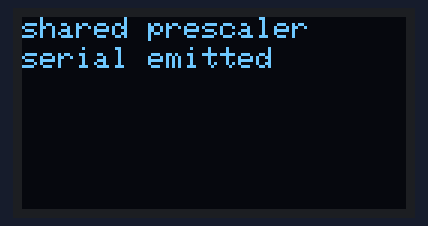
This sketch was run on a simulated Arduboy, built with avr-gcc and run on an emulated ATmega32U4. On the bench: 128×64 one-colour display. What the sketch prints to the serial monitor is not drawn.

Above: at 0.1 s.

The sketch:

timer_shared_prescaler.ino
```cpp
#include <Arduboy2.h>

#include <avr/interrupt.h>
#include <avr/io.h>
#include <stdint.h>

#ifndef PSRSYNC
#define PSRSYNC 0
#endif

#ifndef TSM
#define TSM 7
#endif

Arduboy2 arduboy;

static constexpr uint8_t RESULT_VALUE_CAPACITY = 10;

struct result_t
{
  const char* label;
  uint8_t count;
  uint16_t value[RESULT_VALUE_CAPACITY];
  uint16_t flags;
};

static result_t results[8];
static uint8_t result_count;

static result_t& next_result(const char* label, uint8_t count)
{
  result_t& r = results[result_count++];
  r.label = label;
  r.count = count;
  r.flags = 0;
  for(uint8_t i = 0; i < RESULT_VALUE_CAPACITY; ++i)
    r.value[i] = 0;
  return r;
}

static void wait_for_serial()
{
  Serial.begin(9600);
  uint32_t const start = millis();
  while(!Serial && millis() - start < 5000)
  {
  }
  delay(50);
}

static void emit_result(result_t const& r)
{
  Serial.print(r.label);
  Serial.print(',');
  Serial.print(r.count);
  for(uint8_t i = 0; i < r.count; ++i)
  {
    Serial.print(',');
    Serial.print(r.value[i]);
  }
  Serial.print(',');
  Serial.println(r.flags);
}

static void emit_results()
{
  Serial.println(F("ARDENS_TIMER_SHARED_PRESCALER,1"));
  Serial.print(F("meta,f_cpu,"));
  Serial.println(F_CPU);
  Serial.print(F("meta,gtccr_tsm_psrsync,"));
  Serial.println(uint8_t(_BV(TSM) | _BV(PSRSYNC)));

  for(uint8_t i = 0; i < result_count; ++i)
    emit_result(results[i]);

  Serial.println(F("END"));
}

static void stop_timer0()
{
  TCCR0A = 0;
  TCCR0B = 0;
  TIMSK0 = 0;
  TIFR0 = 0xff;
}

static void stop_timer1()
{
  TCCR1A = 0;
  TCCR1B = 0;
  TCCR1C = 0;
  TIMSK1 = 0;
  TIFR1 = 0xff;
}

static void stop_timer3()
{
  TCCR3A = 0;
  TCCR3B = 0;
  TCCR3C = 0;
  TIMSK3 = 0;
  TIFR3 = 0xff;
}

static void stop_sync_timers()
{
  GTCCR = 0;
  stop_timer0();
  stop_timer1();
  stop_timer3();
}

static void measure_tsm_hold_release()
{
  result_t& r = next_result("tsm_hold_release_div8", 6);
  uint8_t hold0, run0;
  uint16_t hold1, hold3, run1, run3;

  asm volatile(
    "ldi r18, 0\n\t"
    "sts %[gtccr], r18\n\t"
    "sts %[timsk0], r18\n\t"
    "sts %[timsk1], r18\n\t"
    "sts %[timsk3], r18\n\t"
    "sts %[tccr0a], r18\n\t"
    "sts %[tccr0b], r18\n\t"
    "sts %[tccr1a], r18\n\t"
    "sts %[tccr1b], r18\n\t"
    "sts %[tccr1c], r18\n\t"
    "sts %[tccr3a], r18\n\t"
    "sts %[tccr3b], r18\n\t"
    "sts %[tccr3c], r18\n\t"
    "ldi r18, 255\n\t"
    "sts %[tifr0], r18\n\t"
    "sts %[tifr1], r18\n\t"
    "sts %[tifr3], r18\n\t"
    "ldi r18, 129\n\t"
    "sts %[gtccr], r18\n\t"
    "ldi r18, 0\n\t"
    "sts %[tcnt0], r18\n\t"
    "sts %[tcnt1h], r18\n\t"
    "sts %[tcnt1l], r18\n\t"
    "sts %[tcnt3h], r18\n\t"
    "sts %[tcnt3l], r18\n\t"
    "ldi r18, 2\n\t"
    "sts %[tccr0b], r18\n\t"
    "sts %[tccr1b], r18\n\t"
    "sts %[tccr3b], r18\n\t"
    ".rept 96\n\t"
    "nop\n\t"
    ".endr\n\t"
    "lds %[hold0], %[tcnt0]\n\t"
    "lds %A[hold1], %[tcnt1l]\n\t"
    "lds %B[hold1], %[tcnt1h]\n\t"
    "lds %A[hold3], %[tcnt3l]\n\t"
    "lds %B[hold3], %[tcnt3h]\n\t"
    "ldi r18, 0\n\t"
    "sts %[gtccr], r18\n\t"
    ".rept 56\n\t"
    "nop\n\t"
    ".endr\n\t"
    "lds %[run0], %[tcnt0]\n\t"
    "lds %A[run1], %[tcnt1l]\n\t"
    "lds %B[run1], %[tcnt1h]\n\t"
    "lds %A[run3], %[tcnt3l]\n\t"
    "lds %B[run3], %[tcnt3h]\n\t"
    : [hold0] "=&r" (hold0), [hold1] "=&r" (hold1), [hold3] "=&r" (hold3),
      [run0] "=&r" (run0), [run1] "=&r" (run1), [run3] "=&r" (run3)
    : [gtccr] "n" (_SFR_MEM_ADDR(GTCCR)),
      [timsk0] "n" (_SFR_MEM_ADDR(TIMSK0)),
      [timsk1] "n" (_SFR_MEM_ADDR(TIMSK1)),
      [timsk3] "n" (_SFR_MEM_ADDR(TIMSK3)),
      [tifr0] "n" (_SFR_MEM_ADDR(TIFR0)),
      [tifr1] "n" (_SFR_MEM_ADDR(TIFR1)),
      [tifr3] "n" (_SFR_MEM_ADDR(TIFR3)),
      [tccr0a] "n" (_SFR_MEM_ADDR(TCCR0A)),
      [tccr0b] "n" (_SFR_MEM_ADDR(TCCR0B)),
      [tccr1a] "n" (_SFR_MEM_ADDR(TCCR1A)),
      [tccr1b] "n" (_SFR_MEM_ADDR(TCCR1B)),
      [tccr1c] "n" (_SFR_MEM_ADDR(TCCR1C)),
      [tccr3a] "n" (_SFR_MEM_ADDR(TCCR3A)),
      [tccr3b] "n" (_SFR_MEM_ADDR(TCCR3B)),
      [tccr3c] "n" (_SFR_MEM_ADDR(TCCR3C)),
      [tcnt0] "n" (_SFR_MEM_ADDR(TCNT0)),
      [tcnt1l] "n" (_SFR_MEM_ADDR(TCNT1L)),
      [tcnt1h] "n" (_SFR_MEM_ADDR(TCNT1H)),
      [tcnt3l] "n" (_SFR_MEM_ADDR(TCNT3L)),
      [tcnt3h] "n" (_SFR_MEM_ADDR(TCNT3H))
    : "r18", "memory");

  r.value[0] = hold0;
  r.value[1] = hold1;
  r.value[2] = hold3;
  r.value[3] = run0;
  r.value[4] = run1;
  r.value[5] = run3;
}

static void measure_staggered_start_div64()
{
  result_t& r = next_result("staggered_start_div64", 8);
  uint8_t t0a, t0b, t0c;
  uint16_t t1a, t1b, t3b, t1c, t3c;

  asm volatile(
    "ldi r18, 0\n\t"
    "sts %[gtccr], r18\n\t"
    "sts %[timsk0], r18\n\t"
    "sts %[timsk1], r18\n\t"
    "sts %[timsk3], r18\n\t"
    "sts %[tccr0a], r18\n\t"
    "sts %[tccr0b], r18\n\t"
    "sts %[tccr1a], r18\n\t"
    "sts %[tccr1b], r18\n\t"
    "sts %[tccr1c], r18\n\t"
    "sts %[tccr3a], r18\n\t"
    "sts %[tccr3b], r18\n\t"
    "sts %[tccr3c], r18\n\t"
    "ldi r18, 255\n\t"
    "sts %[tifr0], r18\n\t"
    "sts %[tifr1], r18\n\t"
    "sts %[tifr3], r18\n\t"
    "ldi r18, 0\n\t"
    "sts %[tcnt0], r18\n\t"
    "sts %[tcnt1h], r18\n\t"
    "sts %[tcnt1l], r18\n\t"
    "sts %[tcnt3h], r18\n\t"
    "sts %[tcnt3l], r18\n\t"
    "ldi r18, 1\n\t"
    "sts %[gtccr], r18\n\t"
    "ldi r18, 3\n\t"
    "sts %[tccr0b], r18\n\t"
    ".rept 50\n\t"
    "nop\n\t"
    ".endr\n\t"
    "sts %[tccr1b], r18\n\t"
    ".rept 12\n\t"
    "nop\n\t"
    ".endr\n\t"
    "lds %[t0a], %[tcnt0]\n\t"
    "lds %A[t1a], %[tcnt1l]\n\t"
    "lds %B[t1a], %[tcnt1h]\n\t"
    "sts %[tccr3b], r18\n\t"
    ".rept 48\n\t"
    "nop\n\t"
    ".endr\n\t"
    "lds %[t0b], %[tcnt0]\n\t"
    "lds %A[t1b], %[tcnt1l]\n\t"
    "lds %B[t1b], %[tcnt1h]\n\t"
    "lds %A[t3b], %[tcnt3l]\n\t"
    "lds %B[t3b], %[tcnt3h]\n\t"
    ".rept 64\n\t"
    "nop\n\t"
    ".endr\n\t"
    "lds %[t0c], %[tcnt0]\n\t"
    "lds %A[t1c], %[tcnt1l]\n\t"
    "lds %B[t1c], %[tcnt1h]\n\t"
    "lds %A[t3c], %[tcnt3l]\n\t"
    "lds %B[t3c], %[tcnt3h]\n\t"
    : [t0a] "=&r" (t0a), [t1a] "=&r" (t1a),
      [t0b] "=&r" (t0b), [t1b] "=&r" (t1b), [t3b] "=&r" (t3b),
      [t0c] "=&r" (t0c), [t1c] "=&r" (t1c), [t3c] "=&r" (t3c)
    : [gtccr] "n" (_SFR_MEM_ADDR(GTCCR)),
      [timsk0] "n" (_SFR_MEM_ADDR(TIMSK0)),
      [timsk1] "n" (_SFR_MEM_ADDR(TIMSK1)),
      [timsk3] "n" (_SFR_MEM_ADDR(TIMSK3)),
      [tifr0] "n" (_SFR_MEM_ADDR(TIFR0)),
      [tifr1] "n" (_SFR_MEM_ADDR(TIFR1)),
      [tifr3] "n" (_SFR_MEM_ADDR(TIFR3)),
      [tccr0a] "n" (_SFR_MEM_ADDR(TCCR0A)),
      [tccr0b] "n" (_SFR_MEM_ADDR(TCCR0B)),
      [tccr1a] "n" (_SFR_MEM_ADDR(TCCR1A)),
      [tccr1b] "n" (_SFR_MEM_ADDR(TCCR1B)),
      [tccr1c] "n" (_SFR_MEM_ADDR(TCCR1C)),
      [tccr3a] "n" (_SFR_MEM_ADDR(TCCR3A)),
      [tccr3b] "n" (_SFR_MEM_ADDR(TCCR3B)),
      [tccr3c] "n" (_SFR_MEM_ADDR(TCCR3C)),
      [tcnt0] "n" (_SFR_MEM_ADDR(TCNT0)),
      [tcnt1l] "n" (_SFR_MEM_ADDR(TCNT1L)),
      [tcnt1h] "n" (_SFR_MEM_ADDR(TCNT1H)),
      [tcnt3l] "n" (_SFR_MEM_ADDR(TCNT3L)),
      [tcnt3h] "n" (_SFR_MEM_ADDR(TCNT3H))
    : "r18", "memory");

  r.value[0] = t0a;
  r.value[1] = t1a;
  r.value[2] = t0b;
  r.value[3] = t1b;
  r.value[4] = t3b;
  r.value[5] = t0c;
  r.value[6] = t1c;
  r.value[7] = t3c;
}

static void measure_psrsync_while_running()
{
  result_t& r = next_result("psrsync_while_running", 9);
  uint8_t t0a, t0b, t0c;
  uint16_t t1a, t3a, t1b, t3b, t1c, t3c;

  asm volatile(
    "ldi r18, 0\n\t"
    "sts %[gtccr], r18\n\t"
    "sts %[timsk0], r18\n\t"
    "sts %[timsk1], r18\n\t"
    "sts %[timsk3], r18\n\t"
    "sts %[tccr0a], r18\n\t"
    "sts %[tccr0b], r18\n\t"
    "sts %[tccr1a], r18\n\t"
    "sts %[tccr1b], r18\n\t"
    "sts %[tccr1c], r18\n\t"
    "sts %[tccr3a], r18\n\t"
    "sts %[tccr3b], r18\n\t"
    "sts %[tccr3c], r18\n\t"
    "ldi r18, 255\n\t"
    "sts %[tifr0], r18\n\t"
    "sts %[tifr1], r18\n\t"
    "sts %[tifr3], r18\n\t"
    "ldi r18, 0\n\t"
    "sts %[tcnt0], r18\n\t"
    "sts %[tcnt1h], r18\n\t"
    "sts %[tcnt1l], r18\n\t"
    "sts %[tcnt3h], r18\n\t"
    "sts %[tcnt3l], r18\n\t"
    "ldi r18, 1\n\t"
    "sts %[gtccr], r18\n\t"
    "ldi r18, 3\n\t"
    "sts %[tccr0b], r18\n\t"
    "sts %[tccr1b], r18\n\t"
    "sts %[tccr3b], r18\n\t"
    ".rept 96\n\t"
    "nop\n\t"
    ".endr\n\t"
    "lds %[t0a], %[tcnt0]\n\t"
    "lds %A[t1a], %[tcnt1l]\n\t"
    "lds %B[t1a], %[tcnt1h]\n\t"
    "lds %A[t3a], %[tcnt3l]\n\t"
    "lds %B[t3a], %[tcnt3h]\n\t"
    "ldi r18, 1\n\t"
    "sts %[gtccr], r18\n\t"
    ".rept 32\n\t"
    "nop\n\t"
    ".endr\n\t"
    "lds %[t0b], %[tcnt0]\n\t"
    "lds %A[t1b], %[tcnt1l]\n\t"
    "lds %B[t1b], %[tcnt1h]\n\t"
    "lds %A[t3b], %[tcnt3l]\n\t"
    "lds %B[t3b], %[tcnt3h]\n\t"
    ".rept 40\n\t"
    "nop\n\t"
    ".endr\n\t"
    "lds %[t0c], %[tcnt0]\n\t"
    "lds %A[t1c], %[tcnt1l]\n\t"
    "lds %B[t1c], %[tcnt1h]\n\t"
    "lds %A[t3c], %[tcnt3l]\n\t"
    "lds %B[t3c], %[tcnt3h]\n\t"
    : [t0a] "=&r" (t0a), [t1a] "=&r" (t1a), [t3a] "=&r" (t3a),
      [t0b] "=&r" (t0b), [t1b] "=&r" (t1b), [t3b] "=&r" (t3b),
      [t0c] "=&r" (t0c), [t1c] "=&r" (t1c), [t3c] "=&r" (t3c)
    : [gtccr] "n" (_SFR_MEM_ADDR(GTCCR)),
      [timsk0] "n" (_SFR_MEM_ADDR(TIMSK0)),
      [timsk1] "n" (_SFR_MEM_ADDR(TIMSK1)),
      [timsk3] "n" (_SFR_MEM_ADDR(TIMSK3)),
      [tifr0] "n" (_SFR_MEM_ADDR(TIFR0)),
      [tifr1] "n" (_SFR_MEM_ADDR(TIFR1)),
      [tifr3] "n" (_SFR_MEM_ADDR(TIFR3)),
      [tccr0a] "n" (_SFR_MEM_ADDR(TCCR0A)),
      [tccr0b] "n" (_SFR_MEM_ADDR(TCCR0B)),
      [tccr1a] "n" (_SFR_MEM_ADDR(TCCR1A)),
      [tccr1b] "n" (_SFR_MEM_ADDR(TCCR1B)),
      [tccr1c] "n" (_SFR_MEM_ADDR(TCCR1C)),
      [tccr3a] "n" (_SFR_MEM_ADDR(TCCR3A)),
      [tccr3b] "n" (_SFR_MEM_ADDR(TCCR3B)),
      [tccr3c] "n" (_SFR_MEM_ADDR(TCCR3C)),
      [tcnt0] "n" (_SFR_MEM_ADDR(TCNT0)),
      [tcnt1l] "n" (_SFR_MEM_ADDR(TCNT1L)),
      [tcnt1h] "n" (_SFR_MEM_ADDR(TCNT1H)),
      [tcnt3l] "n" (_SFR_MEM_ADDR(TCNT3L)),
      [tcnt3h] "n" (_SFR_MEM_ADDR(TCNT3H))
    : "r18", "memory");

  r.value[0] = t0a;
  r.value[1] = t1a;
  r.value[2] = t3a;
  r.value[3] = t0b;
  r.value[4] = t1b;
  r.value[5] = t3b;
  r.value[6] = t0c;
  r.value[7] = t1c;
  r.value[8] = t3c;
}

static void measure_mixed_taps_tsm()
{
  result_t& r = next_result("mixed_taps_tsm", 9);
  uint8_t t0a, t0b, t0c;
  uint16_t t1a, t3a, t1b, t3b, t1c, t3c;

  asm volatile(
    "ldi r18, 0\n\t"
    "sts %[gtccr], r18\n\t"
    "sts %[timsk0], r18\n\t"
    "sts %[timsk1], r18\n\t"
    "sts %[timsk3], r18\n\t"
    "sts %[tccr0a], r18\n\t"
    "sts %[tccr0b], r18\n\t"
    "sts %[tccr1a], r18\n\t"
    "sts %[tccr1b], r18\n\t"
    "sts %[tccr1c], r18\n\t"
    "sts %[tccr3a], r18\n\t"
    "sts %[tccr3b], r18\n\t"
    "sts %[tccr3c], r18\n\t"
    "ldi r18, 255\n\t"
    "sts %[tifr0], r18\n\t"
    "sts %[tifr1], r18\n\t"
    "sts %[tifr3], r18\n\t"
    "ldi r18, 129\n\t"
    "sts %[gtccr], r18\n\t"
    "ldi r18, 0\n\t"
    "sts %[tcnt0], r18\n\t"
    "sts %[tcnt1h], r18\n\t"
    "sts %[tcnt1l], r18\n\t"
    "sts %[tcnt3h], r18\n\t"
    "sts %[tcnt3l], r18\n\t"
    "ldi r18, 2\n\t"
    "sts %[tccr0b], r18\n\t"
    "ldi r18, 3\n\t"
    "sts %[tccr1b], r18\n\t"
    "ldi r18, 4\n\t"
    "sts %[tccr3b], r18\n\t"
    "ldi r18, 0\n\t"
    "sts %[gtccr], r18\n\t"
    ".rept 300\n\t"
    "nop\n\t"
    ".endr\n\t"
    "lds %[t0a], %[tcnt0]\n\t"
    "lds %A[t1a], %[tcnt1l]\n\t"
    "lds %B[t1a], %[tcnt1h]\n\t"
    "lds %A[t3a], %[tcnt3l]\n\t"
    "lds %B[t3a], %[tcnt3h]\n\t"
    ".rept 128\n\t"
    "nop\n\t"
    ".endr\n\t"
    "lds %[t0b], %[tcnt0]\n\t"
    "lds %A[t1b], %[tcnt1l]\n\t"
    "lds %B[t1b], %[tcnt1h]\n\t"
    "lds %A[t3b], %[tcnt3l]\n\t"
    "lds %B[t3b], %[tcnt3h]\n\t"
    ".rept 128\n\t"
    "nop\n\t"
    ".endr\n\t"
    "lds %[t0c], %[tcnt0]\n\t"
    "lds %A[t1c], %[tcnt1l]\n\t"
    "lds %B[t1c], %[tcnt1h]\n\t"
    "lds %A[t3c], %[tcnt3l]\n\t"
    "lds %B[t3c], %[tcnt3h]\n\t"
    : [t0a] "=&r" (t0a), [t1a] "=&r" (t1a), [t3a] "=&r" (t3a),
      [t0b] "=&r" (t0b), [t1b] "=&r" (t1b), [t3b] "=&r" (t3b),
      [t0c] "=&r" (t0c), [t1c] "=&r" (t1c), [t3c] "=&r" (t3c)
    : [gtccr] "n" (_SFR_MEM_ADDR(GTCCR)),
      [timsk0] "n" (_SFR_MEM_ADDR(TIMSK0)),
      [timsk1] "n" (_SFR_MEM_ADDR(TIMSK1)),
      [timsk3] "n" (_SFR_MEM_ADDR(TIMSK3)),
      [tifr0] "n" (_SFR_MEM_ADDR(TIFR0)),
      [tifr1] "n" (_SFR_MEM_ADDR(TIFR1)),
      [tifr3] "n" (_SFR_MEM_ADDR(TIFR3)),
      [tccr0a] "n" (_SFR_MEM_ADDR(TCCR0A)),
      [tccr0b] "n" (_SFR_MEM_ADDR(TCCR0B)),
      [tccr1a] "n" (_SFR_MEM_ADDR(TCCR1A)),
      [tccr1b] "n" (_SFR_MEM_ADDR(TCCR1B)),
      [tccr1c] "n" (_SFR_MEM_ADDR(TCCR1C)),
      [tccr3a] "n" (_SFR_MEM_ADDR(TCCR3A)),
      [tccr3b] "n" (_SFR_MEM_ADDR(TCCR3B)),
      [tccr3c] "n" (_SFR_MEM_ADDR(TCCR3C)),
      [tcnt0] "n" (_SFR_MEM_ADDR(TCNT0)),
      [tcnt1l] "n" (_SFR_MEM_ADDR(TCNT1L)),
      [tcnt1h] "n" (_SFR_MEM_ADDR(TCNT1H)),
      [tcnt3l] "n" (_SFR_MEM_ADDR(TCNT3L)),
      [tcnt3h] "n" (_SFR_MEM_ADDR(TCNT3H))
    : "r18", "memory");

  r.value[0] = t0a;
  r.value[1] = t1a;
  r.value[2] = t3a;
  r.value[3] = t0b;
  r.value[4] = t1b;
  r.value[5] = t3b;
  r.value[6] = t0c;
  r.value[7] = t1c;
  r.value[8] = t3c;
}

static void measure_prescaler_free_run()
{
  result_t& r = next_result("prescaler_free_run", 6);
  uint16_t t1a, t3a, t1b, t3b;
  uint8_t t0b, gtccr_end;

  asm volatile(
    "ldi r18, 0\n\t"
    "sts %[gtccr], r18\n\t"
    "sts %[timsk0], r18\n\t"
    "sts %[timsk1], r18\n\t"
    "sts %[timsk3], r18\n\t"
    "sts %[tccr0a], r18\n\t"
    "sts %[tccr0b], r18\n\t"
    "sts %[tccr1a], r18\n\t"
    "sts %[tccr1b], r18\n\t"
    "sts %[tccr1c], r18\n\t"
    "sts %[tccr3a], r18\n\t"
    "sts %[tccr3b], r18\n\t"
    "sts %[tccr3c], r18\n\t"
    "ldi r18, 255\n\t"
    "sts %[tifr0], r18\n\t"
    "sts %[tifr1], r18\n\t"
    "sts %[tifr3], r18\n\t"
    "ldi r18, 0\n\t"
    "sts %[tcnt0], r18\n\t"
    "sts %[tcnt1h], r18\n\t"
    "sts %[tcnt1l], r18\n\t"
    "sts %[tcnt3h], r18\n\t"
    "sts %[tcnt3l], r18\n\t"
    "ldi r18, 1\n\t"
    "sts %[gtccr], r18\n\t"
    ".rept 50\n\t"
    "nop\n\t"
    ".endr\n\t"
    "ldi r18, 3\n\t"
    "sts %[tccr1b], r18\n\t"
    ".rept 16\n\t"
    "nop\n\t"
    ".endr\n\t"
    "lds %A[t1a], %[tcnt1l]\n\t"
    "lds %B[t1a], %[tcnt1h]\n\t"
    "ldi r18, 0\n\t"
    "sts %[tccr1b], r18\n\t"
    ".rept 43\n\t"
    "nop\n\t"
    ".endr\n\t"
    "ldi r18, 3\n\t"
    "sts %[tccr3b], r18\n\t"
    ".rept 16\n\t"
    "nop\n\t"
    ".endr\n\t"
    "lds %A[t3a], %[tcnt3l]\n\t"
    "lds %B[t3a], %[tcnt3h]\n\t"
    "sts %[tccr0b], r18\n\t"
    ".rept 64\n\t"
    "nop\n\t"
    ".endr\n\t"
    "lds %[t0b], %[tcnt0]\n\t"
    "lds %A[t1b], %[tcnt1l]\n\t"
    "lds %B[t1b], %[tcnt1h]\n\t"
    "lds %A[t3b], %[tcnt3l]\n\t"
    "lds %B[t3b], %[tcnt3h]\n\t"
    "lds %[gtccr_end], %[gtccr]\n\t"
    : [t1a] "=&r" (t1a), [t3a] "=&r" (t3a),
      [t0b] "=&r" (t0b), [t1b] "=&r" (t1b), [t3b] "=&r" (t3b),
      [gtccr_end] "=&r" (gtccr_end)
    : [gtccr] "n" (_SFR_MEM_ADDR(GTCCR)),
      [timsk0] "n" (_SFR_MEM_ADDR(TIMSK0)),
      [timsk1] "n" (_SFR_MEM_ADDR(TIMSK1)),
      [timsk3] "n" (_SFR_MEM_ADDR(TIMSK3)),
      [tifr0] "n" (_SFR_MEM_ADDR(TIFR0)),
      [tifr1] "n" (_SFR_MEM_ADDR(TIFR1)),
      [tifr3] "n" (_SFR_MEM_ADDR(TIFR3)),
      [tccr0a] "n" (_SFR_MEM_ADDR(TCCR0A)),
      [tccr0b] "n" (_SFR_MEM_ADDR(TCCR0B)),
      [tccr1a] "n" (_SFR_MEM_ADDR(TCCR1A)),
      [tccr1b] "n" (_SFR_MEM_ADDR(TCCR1B)),
      [tccr1c] "n" (_SFR_MEM_ADDR(TCCR1C)),
      [tccr3a] "n" (_SFR_MEM_ADDR(TCCR3A)),
      [tccr3b] "n" (_SFR_MEM_ADDR(TCCR3B)),
      [tccr3c] "n" (_SFR_MEM_ADDR(TCCR3C)),
      [tcnt0] "n" (_SFR_MEM_ADDR(TCNT0)),
      [tcnt1l] "n" (_SFR_MEM_ADDR(TCNT1L)),
      [tcnt1h] "n" (_SFR_MEM_ADDR(TCNT1H)),
      [tcnt3l] "n" (_SFR_MEM_ADDR(TCNT3L)),
      [tcnt3h] "n" (_SFR_MEM_ADDR(TCNT3H))
    : "r18", "memory");

  r.value[0] = t1a;
  r.value[1] = t3a;
  r.value[2] = t0b;
  r.value[3] = t1b;
  r.value[4] = t3b;
  r.value[5] = gtccr_end;
}

static void run_measurements()
{
  uint8_t const sreg = SREG;
  cli();

  PRR0 &= ~(_BV(PRTIM0) | _BV(PRTIM1));
  PRR1 &= ~_BV(PRTIM3);

  stop_sync_timers();

  measure_tsm_hold_release();
  measure_staggered_start_div64();
  measure_psrsync_while_running();
  measure_mixed_taps_tsm();
  measure_prescaler_free_run();

  stop_sync_timers();
  SREG = sreg;
}

void setup()
{
  arduboy.boot();
  wait_for_serial();
  run_measurements();
  emit_results();
}

void loop()
{
  if(!arduboy.nextFrame())
    return;

  arduboy.clear();
  arduboy.setCursor(0, 0);
  arduboy.print(F("shared prescaler"));
  arduboy.setCursor(0, 10);
  arduboy.print(F("serial emitted"));
  arduboy.display();
}
```
